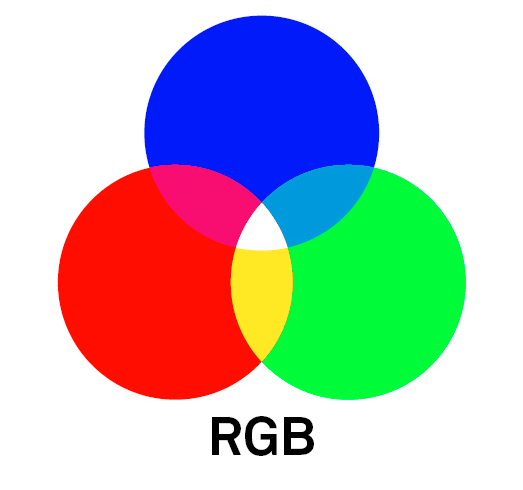
#> input picture Week-6/Samples/RGB.png, 523 x 490 px
$ python '6.1_Basic image transforms.py'
#> lines starting #> are read from the running program, lines starting #| are printed output that depends on the picture
import cv2

img = cv2.imread('Samples/RGB.png')
#> img is the input picture: shape (490, 523, 3); mean B, G, R 188.7, 187.7, 185.4
# loads an image (formats including jpg and png are supported)
# relative or absolute file path could be provided

print(img.shape)
#| (490, 523, 3)
# dimensions of image

img1 = cv2.cvtColor(img, cv2.COLOR_BGR2RGB)
# conversion from BGR to RGB colour schemes

# Syntax: cv2.rectangle(image, start_point, end_point, color, thickness)
cv2.rectangle(img1, (55,15), (470,405) , (0,0,0) , 3)

# Syntax: cv2.circle(image, center_coordinates, radius, color, thickness)
cv2.circle(img1, (175,282), 120, (0,0,0) , 2)

# Syntax : cv2.putText(img, text, org, font, fontScale, color, int thickness)
text = '(Transformed)'
font = cv2.FONT_HERSHEY_SIMPLEX
cv2.putText(img1, text , (160,480), font, 1 , (0,0,0), 2)
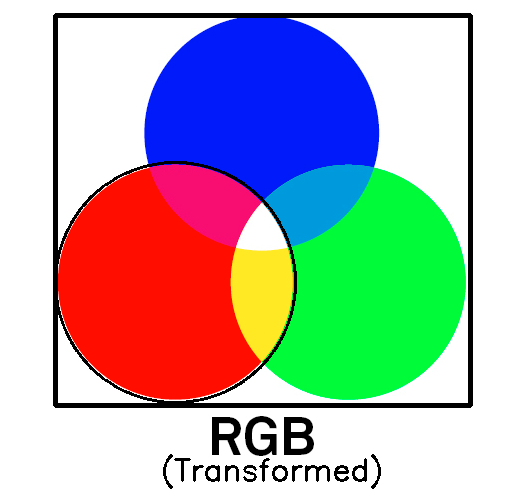
#> img1: shape (490, 523, 3); mean R, G, B 174.7, 176.5, 177.4

cv2.imshow('Original image',img)
cv2.imshow('Transformed image',img1)

cv2.waitKey(10000)
# displays windows for 10s
